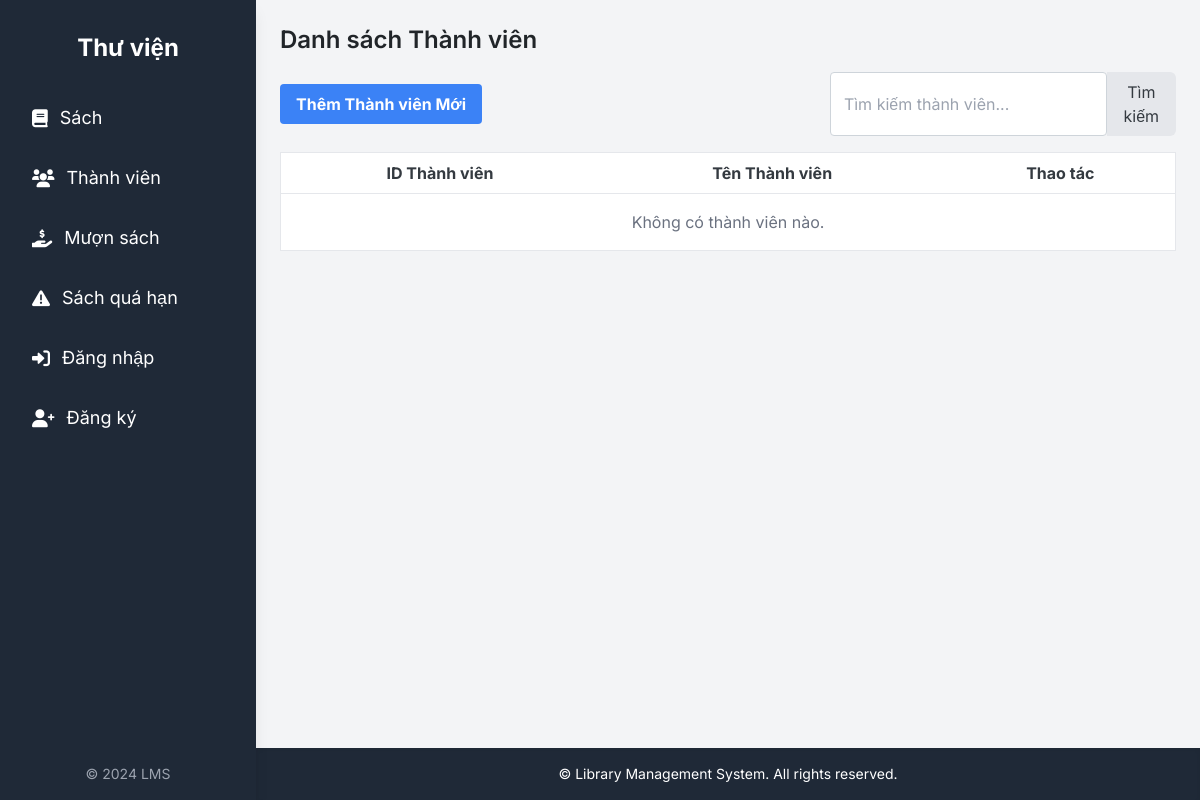
The page /library/members/ on the database as committed earlier.
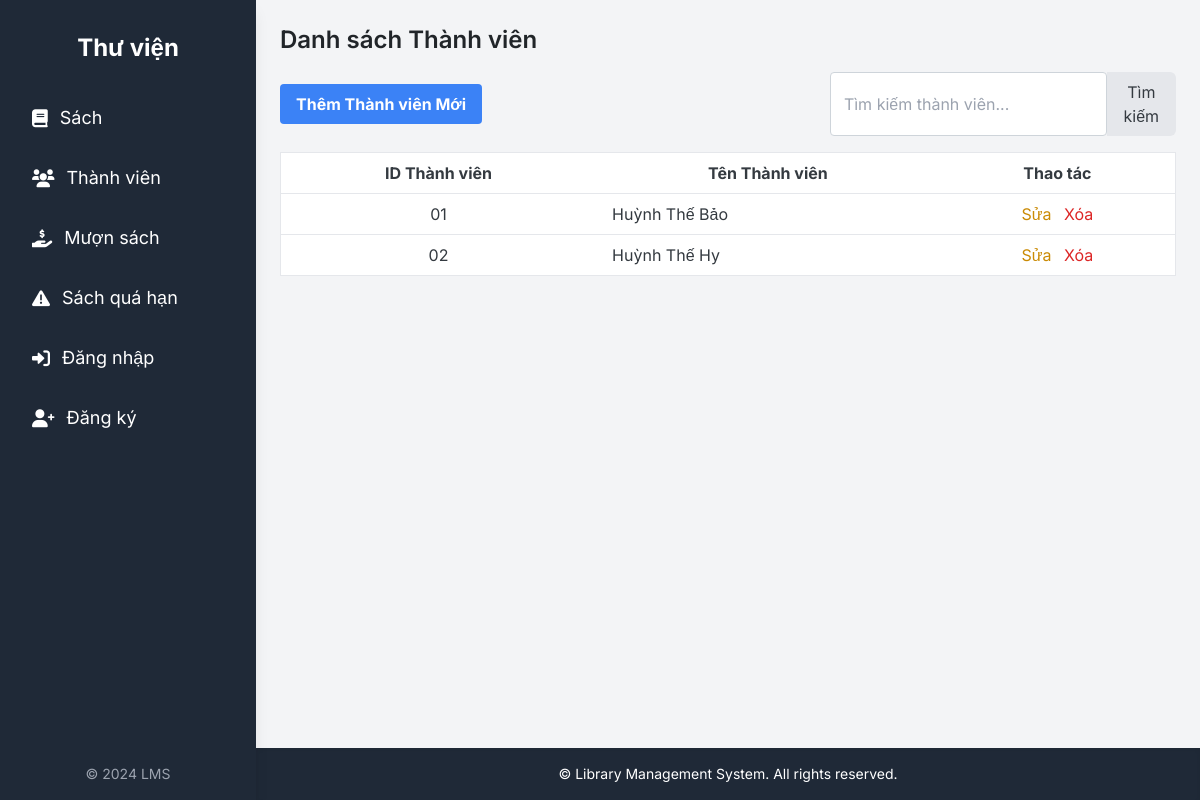
The same page on the database as committed later.
### src/library/models.py (models this page shows, shortened)
class Member(models.Model):
    member_id = models.CharField(max_length=20, unique=True, verbose_name="ID Thành Viên") # ID thành viên, phải là duy nhất
    name = models.CharField(max_length=255, verbose_name="Tên Thành Viên") # Tên thành viên
    class Meta:
        verbose_name = "Thành viên"
        verbose_name_plural = "Thành viên"

### src/library/views.py (the view)
# urls.py: path('members/', views.member_list, name='member_list'), # Danh sách thành viên
def member_list(request):
    members = Member.objects.all() # Lấy tất cả thành viên
    return render(request, 'library/member_list.html', {'members': members})

### src/templates/library/member_list.html (shortened to what this page needs)
{% extends "library/base.html" %}
{% block content %}
<h2 class="text-2xl font-semibold mb-4">Danh sách Thành viên</h2>
<div class="flex justify-between items-center mb-4">
    <a href="{% url 'member_create' %}" class="bg-blue-500 hover:bg-blue-700 text-white font-bold py-2 px-4 rounded">Thêm Thành viên Mới</a>
    <form action="{% url 'member_search' %}" method="get" class="flex">
        <input type="text" name="q" placeholder="Tìm kiếm thành viên..." class="border p-2 rounded-l-md" value="{{ query }}">
        <button type="submit" class="bg-gray-200 hover:bg-gray-300 p-2 rounded-r-md">Tìm kiếm</button>
    </form>
</div>
<div class="overflow-x-auto">
    <table class="min-w-full bg-white border border-gray-200">
        <thead>
            <tr>
                <th class="py-2 px-4 border-b">ID Thành viên</th>
                <th class="py-2 px-4 border-b">Tên Thành viên</th>
                <th class="py-2 px-4 border-b">Thao tác</th>
            </tr>
        </thead>
        <tbody>
            {% for member in members %}
            <tr>
                <td class="py-2 px-4 border-b text-center">{{ member.member_id }}</td>
                <td class="py-2 px-4 border-b">{{ member.name }}</td>
                <td class="py-2 px-4 border-b text-center">
                    <a href="{% url 'member_update' member.pk %}" class="text-yellow-600 hover:text-yellow-800 mr-2">Sửa</a>
                    <a href="{% url 'member_delete' member.pk %}" class="text-red-600 hover:text-red-800">Xóa</a>
                </td>
            </tr>
            {% empty %}
            <tr>
                <td colspan="3" class="py-4 text-center text-gray-500">Không có thành viên nào.</td>
            </tr>
            {% endfor %}
        </tbody>
    </table>
</div>
{% endblock %}

Rows that differ between the two databases and show on the page:
added Member: member_id "01", name "Huỳnh Thế Bảo"
added Member: member_id "02", name "Huỳnh Thế Hy"
Other text that changed with them:
text no longer shown: "Không có thành viên nào."
